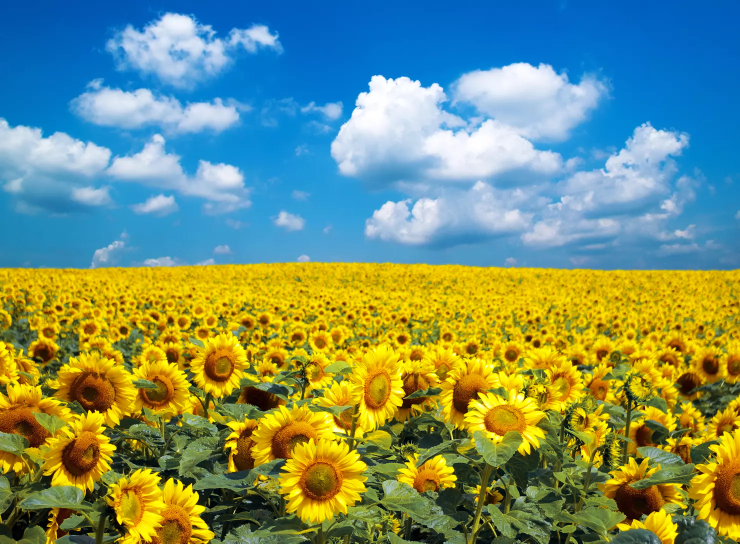
#> input picture Fall_2023/Project1/Exam/Module 1 exam Download Sep 29, 2023 944 AM/258349-1958267 - Amir Marji - Sep 25, 2023 1134 AM/Input.png, 1480 x 1087 px, found by its file name (shown at 1/2 size)
$ jupyter execute Module1c.ipynb
#> lines starting #> are read from the running program, lines starting #| are printed output that depends on the picture
[cell 1]
import cv2
import numpy as np
import matplotlib.pyplot as plt

# Import an image
img = cv2.imread("C:\\Users\\18454\\Downloads\\Input.png")
#> img is the input picture: shape (1087, 1480, 3); mean B, G, R 112, 144.9, 119.1

img = cv2.cvtColor(img, cv2.COLOR_BGR2RGB)

#Let's do the conversion in imshow
plt.imshow(img)

Let's analyze the full image's HSV histogram.

[cell 2]
# Convert to HSV

# Create a histogram of HSV values.

# Hue
hist = cv2.calcHist([img],[0],None,[256],[0,255])
#> hist = 256 values, max 93407 at index 1, min 0 at index 255, mean 6168.8
# Add histogram to the plot.
plt.plot(hist, color='red')
# Limit the plot range on the x-axis to 256 values.
plt.xlim([0,255])

# Saturation
hist = cv2.calcHist([img],[1],None,[256],[0,255])
#> hist = 256 values, max 16963 at index 161, min 0 at index 255, mean 6271.6
# Add histogram to the plot.
plt.plot(hist, color='green')
# Limit the plot range on the x-axis to 256 values.
plt.xlim([0,255])

# Value
hist = cv2.calcHist([img],[2],None,[256],[0,255])
#> hist = 256 values, max 226737 at index 0, min 0 at index 255, mean 6248.5
# Add histogram to the plot.
plt.plot(hist, color='blue')
# Limit the plot range on the x-axis to 256 values.
plt.xlim([0,255])

# Add a legend
plt.legend(('hue','saturation','value'), loc = 'upper left')

# Plot a histogram.
plt.show()
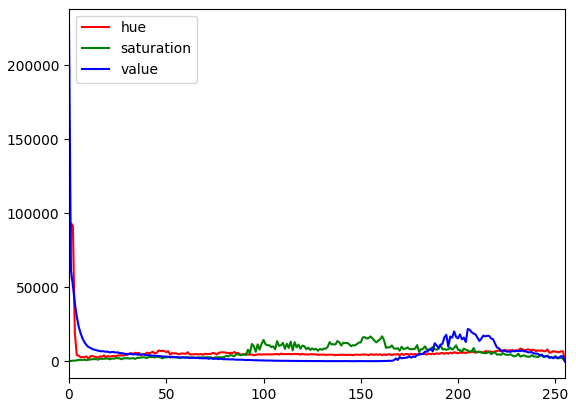
#> figure drawn by matplotlib, 1 panel; curve peaks at x = 1, y = 93407; curve peaks at x = 161, y = 16963; curve peaks at x = 0, y = 226737

[cell 3]
# Import the face image.
img = cv2.imread('C:\\Users\\18454\\Downloads\\Input.png')

img = cv2.cvtColor(img, cv2.COLOR_BGR2RGB)

# Show the image.
plt.imshow(img)

### Create Masks and Bounding Boxes on the Image.

This allows us to analyze specific portions of the image.  We will draw a rectangle and circle on the image.  Then we will use the rectangle coordinates to create a mask on our image.  Using this mask we can analyze the histogram of this region.

[cell 4]
# Rectangle OpenCv function
# cv2.rectangle(img, top_left, bottom_right, rect_color, thickness)

# Top left corner of rectangle
top_left = (100,550)

# Bottom right corner of rectangle
bottom_right = (1400,1050)

# Color
rect_color = (255,0,0)

# Thickness
thickness = 3

# Rectangle function
img_rect = cv2.rectangle(img, top_left, bottom_right, rect_color, thickness)

# Plot image
plt.imshow(img_rect)

[cell 5]
img = cv2.cvtColor(img, cv2.COLOR_BGR2RGB)
img_masked = img[ 550:1050,100:1400]
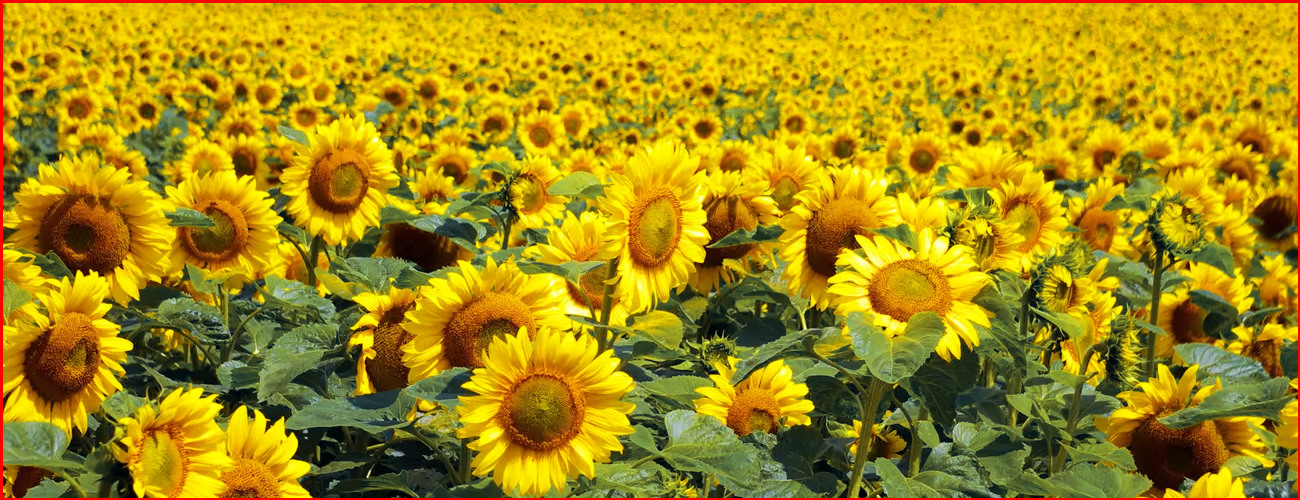
#> img_masked: shape (500, 1300, 3); mean B, G, R 17.4, 139.8, 166.2
plt.imshow(img_masked)

# CREATE A MASK!

First let's using Python array slicing to crop out a portion of our image.

[cell 6]
# Paste the rectangle coordinates so you can reference them.

# Top left corner of rectangle
# top_left = (45,25)

# Bottom right corner of rectangle
# bottom_right = (150,175)

# Import the face image.
img = cv2.imread('C:\\Users\\18454\\Downloads\\Input.png')

img = cv2.cvtColor(img, cv2.COLOR_BGR2RGB)

Let's create a mask using a separate array that is a binary image.  Each pixel is either 0 or 255.

[cell 7]
#Create an empty 2D array filled with zeros the same shape as our image.  Notice we are defining the data type as uint8 now!
mask = np.zeros(img.shape[:2], np.uint8)

# Set the masked to white. Remember black is 0 and white is 255 is 8 bit color.

mask[550:1050,100:1400] = 255

# Image shape to confirm it's the same size as our image.
print(mask.shape)

[cell 8]
mask = np.zeros(img.shape[:2], np.uint8)
mask[ 570:1070,0:1500] = 255
print(mask.shape)
plt.imshow(mask, cmap="gray")
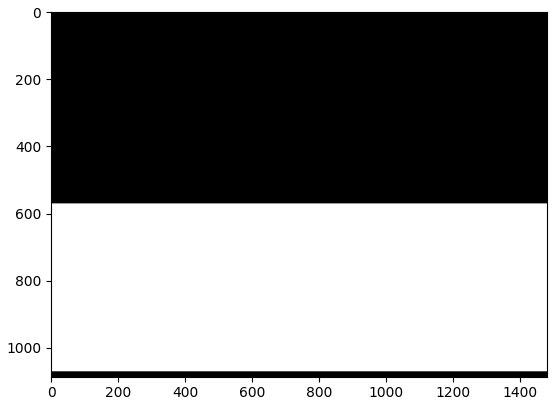
#> figure drawn by matplotlib, 1 panel

[cell 9]
img = cv2.imread('C:\\Users\\18454\\Downloads\\Input.png')
img = cv2.cvtColor(img, cv2.COLOR_BGR2RGB)
img_masked = cv2.bitwise_and(img, img, mask=mask)
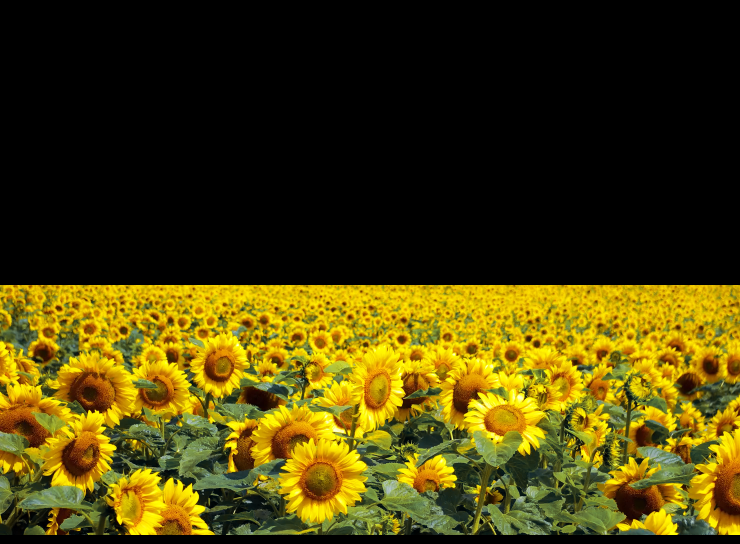
#> img_masked: shape (1087, 1480, 3) (shown at 1/2 size); mean R, G, B 73.1, 62.8, 8.5
plt.imshow(img_masked)

[cell 10]
# Create a histogram of HSV values.
img = cv2.cvtColor(img, cv2.COLOR_RGB2HSV)
#> img: shape (1087, 1480, 3); mean H, S, V 66, 190.4, 186.8


# Hue
hist = cv2.calcHist([img],[0],mask,[256],[0,255])
#> hist = 256 values, max 65319 at index 25, min 0 at index 119, mean 2890.6
# Add histogram to the plot.
plt.plot(hist, color='red')
# Limit the plot range on the x-axis to 256 values.
plt.xlim([0,255])

# Saturation
hist = cv2.calcHist([img],[1],mask,[256],[0,255])
#> hist = 256 values, max 45583 at index 254, min 0 at index 1, mean 2094.7
# Add histogram to the plot.
plt.plot(hist, color='green')
# Limit the plot range on the x-axis to 256 values.
plt.xlim([0,255])

# Value
hist = cv2.calcHist([img],[2],mask,[256],[0,255])
#> hist = 256 values, max 6476 at index 254, min 0 at index 255, mean 2775.6
# Add histogram to the plot.
plt.plot(hist, color='blue')
# Limit the plot range on the x-axis to 256 values.
plt.xlim([0,255])

# Add a legend
plt.legend(('hue','saturation','value'), loc = 'upper left')

# Plot a histogram.
plt.show()
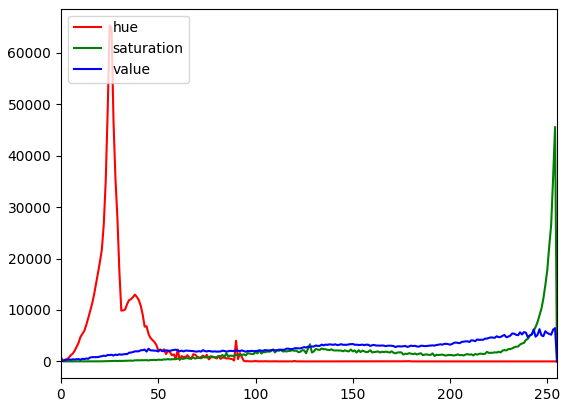
#> figure drawn by matplotlib, 1 panel; curve peaks at x = 25, y = 65319; curve peaks at x = 254, y = 45583; curve peaks at x = 254, y = 6476
